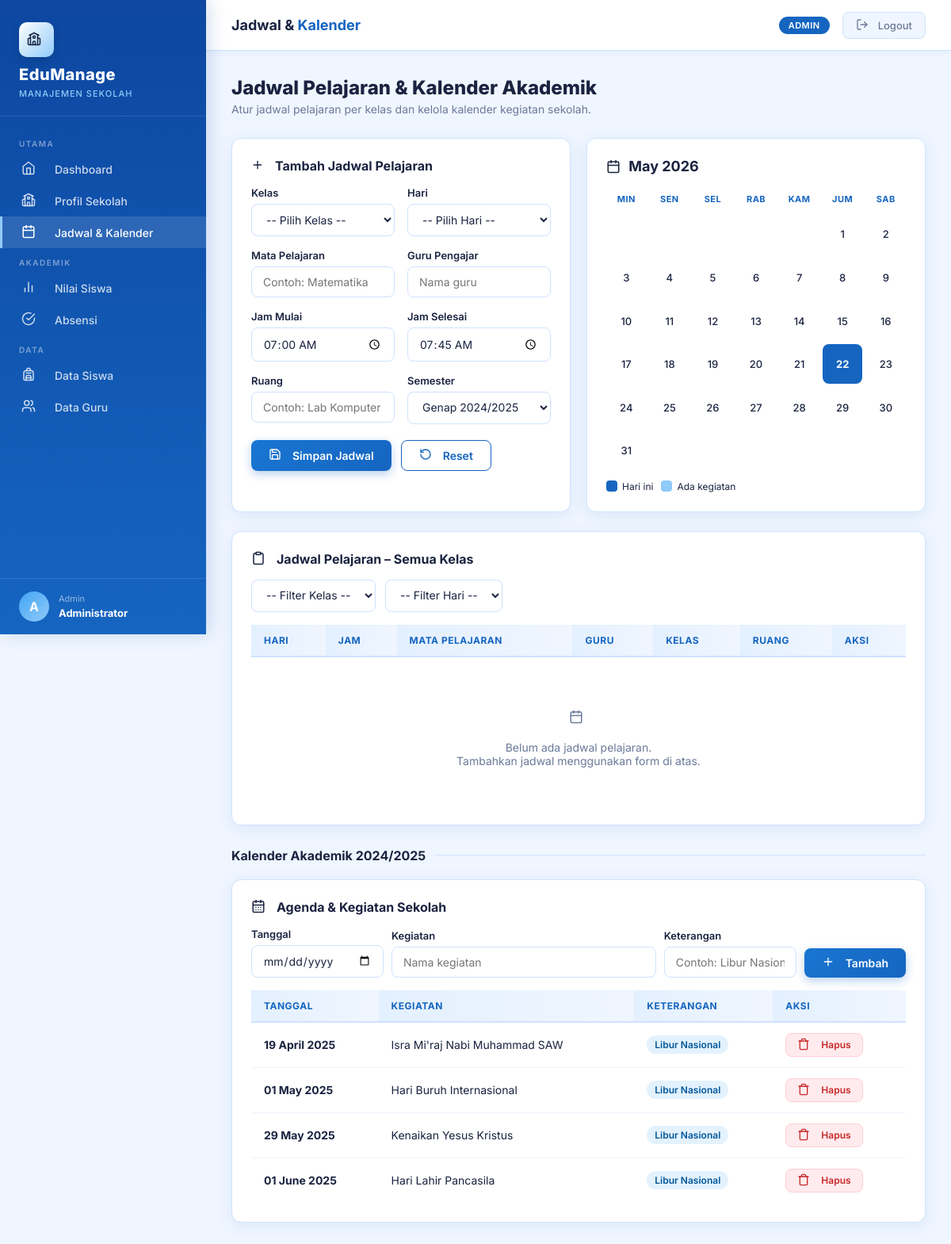
Screenshot of /jadwal.php (signed in) with the database file from the repository.
### tables this page shows
CREATE TABLE `kalender` (
  `id` INT AUTO_INCREMENT PRIMARY KEY,
  `tanggal` DATE NOT NULL,
  `kegiatan` VARCHAR(200) NOT NULL,
  `keterangan` VARCHAR(100),
  `created_at` TIMESTAMP DEFAULT CURRENT_TIMESTAMP
);

### jadwal.php (the view, shortened to what this page needs)
<?php
include 'koneksi.php';
$role      = $_SESSION['role'];
$user_nama = $_SESSION['nama'] ?? 'Pengguna';
$avatar    = strtoupper(substr($user_nama, 0, 1));
$edit_data = null;
$where = [];
$where_sql = $where ? "WHERE " . implode(" AND ", $where) : "";
$jadwal_result = mysqli_query($conn,
    "SELECT * FROM jadwal $where_sql ORDER BY FIELD(hari,'Senin','Selasa','Rabu','Kamis','Jumat'), jam_mulai"
);
$kalender_result = mysqli_query($conn, "SELECT * FROM kalender ORDER BY tanggal ASC");
?>
<!DOCTYPE html>
<html lang="id">
<head>
  <link rel="stylesheet" href="css/style.css">
</head>
<body>
<div class="layout">
  <aside class="sidebar">
    <div class="sidebar-logo">
      <div class="logo-icon"></div>
      <h1>EduManage</h1>
      <span>Manajemen Sekolah</span>
    </div>
    <nav class="sidebar-nav">
      <div class="nav-label">Utama</div>
      <?php if ($role === 'admin'): ?>
      <a href="admin.php" class="nav-item"><svg xmlns="http://www.w3.org/2000/svg" width="18" height="18" viewBox="0 0 24 24" fill="none" stroke="currentColor" stroke-width="2" stroke-linecap="round" stroke-linejoin="round" class="svg-icon"><path d="m3 9 9-7 9 7v11a2 2 0 0 1-2 2H5a2 2 0 0 1-2-2z"/><polyline points="9 22 9 12 15 12 15 22"/></svg> Dashboard</a>
      <a href="profil.php" class="nav-item"> Profil Sekolah</a>
      <?php endif; ?>
      <a href="jadwal.php" class="nav-item active"> Jadwal & Kalender</a>
      <div class="nav-label">Akademik</div>
      <a href="nilai.php" class="nav-item"><svg xmlns="http://www.w3.org/2000/svg" width="18" height="18" viewBox="0 0 24 24" fill="none" stroke="currentColor" stroke-width="2" stroke-linecap="round" stroke-linejoin="round" class="svg-icon"><line x1="18" x2="18" y1="20" y2="10"/><line x1="12" x2="12" y1="20" y2="4"/><line x1="6" x2="6" y1="20" y2="14"/></svg> Nilai Siswa</a>
      <a href="absensi.php" class="nav-item"><svg xmlns="http://www.w3.org/2000/svg" width="18" height="18" viewBox="0 0 24 24" fill="none" stroke="currentColor" stroke-width="2" stroke-linecap="round" stroke-linejoin="round" class="svg-icon"><path d="M22 11.08V12a10 10 0 1 1-5.93-9.14"/><path d="m9 11 3 3L22 4"/></svg> Absensi</a>
      <div class="nav-label">Data</div>
      <a href="data-siswa.php" class="nav-item"> Data Siswa</a>
      <a href="data-guru.php" class="nav-item"> Data Guru</a>
    </nav>
    <div class="sidebar-user">
      <div class="avatar"><?= $avatar ?></div>
      <div class="user-info">
        <small><?= ucfirst($role) ?></small>
        <strong><?= htmlspecialchars($user_nama) ?></strong>
      </div>
    </div>
  </aside>
  <div class="main">
    <header class="topbar">
      <div class="topbar-title">Jadwal & <span>Kalender</span></div>
      <div class="topbar-right">
        <span class="badge"><?= ucfirst($role) ?></span>
        <a href="logout.php" class="btn-logout"> Logout</a>
      </div>
    </header>
    <div class="page-content">
      <div class="page-header">
        <h2>Jadwal Pelajaran & Kalender Akademik</h2>
        <p>Atur jadwal pelajaran per kelas dan kelola kalender kegiatan sekolah.</p>
      </div>
      <?php if ($role === 'admin' || $role === 'guru'): ?>
      <div class="grid-2" style="margin-bottom:24px;">
        <div class="card <?= $edit_data ? 'edit-mode' : '' ?>">
          <div class="card-title">
            <?= $edit_data ? '<svg xmlns="http://www.w3.org/2000/svg" width="16" height="16" viewBox="0 0 24 24" fill="none" stroke="currentColor" stroke-width="2" stroke-linecap="round" stroke-linejoin="round" class="svg-icon"><path d="M17 3a2.85 2.83 0 1 1 4 4L7.5 20.5 2 22l1.5-5.5Z"/><path d="m15 5 4 4"/></svg> Edit Jadwal Pelajaran <span class="edit-badge">Mode Edit</span>' : '<svg xmlns="http://www.w3.org/2000/svg" width="16" height="16" viewBox="0 0 24 24" fill="none" stroke="currentColor" stroke-width="2" stroke-linecap="round" stroke-linejoin="round" class="svg-icon"><line x1="12" x2="12" y1="5" y2="19"/><line x1="5" x2="19" y1="12" y2="12"/></svg> Tambah Jadwal Pelajaran' ?>
          </div>
          <form method="POST" action="jadwal.php">
            <div class="form-grid">
              <div class="form-group">
                <label>Kelas</label>
                <select name="kelas" required>
                  <option value="">-- Pilih Kelas --</option>
                </select>
              </div>
              <div class="form-group">
                <label>Hari</label>
                <select name="hari" required>
                  <option value="">-- Pilih Hari --</option>
                </select>
              </div>
              <div class="form-group">
                <label>Mata Pelajaran</label>
                <input type="text" name="mapel" placeholder="Contoh: Matematika" required
                       value="<?= htmlspecialchars($edit_data['mapel'] ?? '') ?>">
              </div>
              <div class="form-group">
                <label>Guru Pengajar</label>
                <input type="text" name="nama_guru" placeholder="Nama guru"
                       value="<?= htmlspecialchars($edit_data['nama_guru'] ?? '') ?>">
              </div>
              <div class="form-group">
                <label>Jam Mulai</label>
                <input type="time" name="jam_mulai" value="<?= $edit_data['jam_mulai'] ?? '07:00' ?>" required>
              </div>
              <div class="form-group">
                <label>Jam Selesai</label>
                <input type="time" name="jam_selesai" value="<?= $edit_data['jam_selesai'] ?? '07:45' ?>" required>
              </div>
              <div class="form-group">
                <label>Ruang</label>
                <input type="text" name="ruang" placeholder="Contoh: Lab Komputer 1"
                       value="<?= htmlspecialchars($edit_data['ruang'] ?? '') ?>">
              </div>
              <div class="form-group">
                <label>Semester</label>
                <select name="semester">
                  <?php foreach (['Genap 2024/2025','Ganjil 2025/2026'] as $sem): ?>
                    <option <?= ($edit_data && $edit_data['semester'] === $sem) ? 'selected' : '' ?>><?= $sem ?></option>
                  <?php endforeach; ?>
                </select>
              </div>
            </div>
            <div class="form-actions">
              <button type="submit" class="btn btn-primary"> <?= $edit_data ? 'Simpan Perubahan' : 'Simpan Jadwal' ?></button>
              <?php if ($edit_data): ?>
                <a href="jadwal.php" class="btn btn-outline"><svg xmlns="http://www.w3.org/2000/svg" width="16" height="16" viewBox="0 0 24 24" fill="none" stroke="currentColor" stroke-width="2" stroke-linecap="round" stroke-linejoin="round" class="svg-icon"><line x1="18" y1="6" x2="6" y2="18"/><line x1="6" y1="6" x2="18" y2="18"/></svg> Batal Edit</a>
              <?php else: ?>
                <button type="reset" class="btn btn-outline"><svg xmlns="http://www.w3.org/2000/svg" width="16" height="16" viewBox="0 0 24 24" fill="none" stroke="currentColor" stroke-width="2" stroke-linecap="round" stroke-linejoin="round" class="svg-icon"><path d="M3 12a9 9 0 1 0 9-9 9.75 9.75 0 0 0-6.74 2.74L3 8"/><path d="M3 3v5h5"/></svg> Reset</button>
              <?php endif; ?>
            </div>
          </form>
        </div>
        <div class="card">
          <div class="cal-month-nav">
            <h3> <?= date('F Y') ?></h3>
          </div>
          <?php
          $now        = new DateTime();
          $first_day  = new DateTime($now->format('Y-m-01'));
          $days_in_m  = (int) $now->format('t');
          $start_dow  = (int) $first_day->format('w');
          $today_d    = (int) $now->format('j');
          ?>
          <div class="calendar-grid">
            <?php foreach (['Min','Sen','Sel','Rab','Kam','Jum','Sab'] as $dh): ?>
              <div class="cal-day-header"><?= $dh ?></div>
            <?php endforeach; ?>
            <?php for ($i = 0; $i < $start_dow; $i++): ?>
              <div class="cal-day empty"></div>
            <?php endfor; ?>
            <?php for ($d = 1; $d <= $days_in_m; $d++): ?>
              <?php
              $cls = 'cal-day';
              if ($d === $today_d) $cls .= ' today';
              ?>
              <div class="<?= $cls ?>"><?= $d ?></div>
            <?php endfor; ?>
          </div>
          <div style="margin-top:12px;display:flex;gap:10px;flex-wrap:wrap;">
            <div style="display:flex;align-items:center;gap:6px;font-size:12px;"><div style="width:14px;height:14px;border-radius:4px;background:var(--primary);"></div> Hari ini</div>
            <div style="display:flex;align-items:center;gap:6px;font-size:12px;"><div style="width:14px;height:14px;border-radius:4px;background:var(--accent-light);"></div> Ada kegiatan</div>
          </div>
        </div>
      </div>
      <?php endif; ?>
      <div class="card">
        <div class="card-title"> Jadwal Pelajaran – Semua Kelas</div>
        <form method="GET" action="jadwal.php" style="display:flex;gap:12px;margin-bottom:16px;flex-wrap:wrap;">
          <select name="kelas" style="width:auto;" onchange="this.form.submit()">
            <option value="">-- Filter Kelas --</option>
          </select>
          <select name="hari" style="width:auto;" onchange="this.form.submit()">
            <option value="">-- Filter Hari --</option>
          </select>
        </form>
        <div class="table-wrap">
          <table>
            <thead>
              <tr>
                <th>Hari</th>
                <th>Jam</th>
                <th>Mata Pelajaran</th>
                <th>Guru</th>
                <th>Kelas</th>
                <th>Ruang</th>
                <?php if ($role === 'admin' || $role === 'guru'): ?><th>Aksi</th><?php endif; ?>
              </tr>
            </thead>
            <tbody>
              <?php if (mysqli_num_rows($jadwal_result) === 0): ?>
                <tr class="empty-row">
                  <td colspan="<?= ($role === 'admin' || $role === 'guru') ? 7 : 6 ?>">
                    <span class="empty-icon"></span>
                    Belum ada jadwal pelajaran.<br>
                    <?= ($role === 'admin' || $role === 'guru') ? 'Tambahkan jadwal menggunakan form di atas.' : 'Hubungi admin atau guru untuk informasi jadwal.' ?>
                  </td>
                </tr>
              <?php endif; ?>
            </tbody>
          </table>
        </div>
      </div>
      <div class="section-divider" style="margin-top:28px;"><h3>Kalender Akademik 2024/2025</h3></div>
      <div class="card">
        <div class="card-title"> Agenda & Kegiatan Sekolah</div>
        <?php if ($role === 'admin'): ?>
        <form method="POST" action="proses_kalender.php" style="display:flex;gap:10px;flex-wrap:wrap;margin-bottom:16px;align-items:flex-end;">
          <div class="form-group" style="margin:0;flex:1;min-width:140px;">
            <label>Tanggal</label>
            <input type="date" name="tanggal" required>
          </div>
          <div class="form-group" style="margin:0;flex:2;min-width:180px;">
            <label>Kegiatan</label>
            <input type="text" name="kegiatan" placeholder="Nama kegiatan" required>
          </div>
          <div class="form-group" style="margin:0;flex:1;min-width:140px;">
            <label>Keterangan</label>
            <input type="text" name="keterangan" placeholder="Contoh: Libur Nasional">
          </div>
          <button type="submit" class="btn btn-primary"><svg xmlns="http://www.w3.org/2000/svg" width="16" height="16" viewBox="0 0 24 24" fill="none" stroke="currentColor" stroke-width="2" stroke-linecap="round" stroke-linejoin="round" class="svg-icon"><line x1="12" x2="12" y1="5" y2="19"/><line x1="5" x2="19" y1="12" y2="12"/></svg> Tambah</button>
        </form>
        <?php endif; ?>
        <div class="table-wrap">
          <table>
            <thead>
              <tr>
                <th>Tanggal</th>
                <th>Kegiatan</th>
                <th>Keterangan</th>
                <?php if ($role === 'admin'): ?><th>Aksi</th><?php endif; ?>
              </tr>
            </thead>
            <tbody>
              <?php if (mysqli_num_rows($kalender_result) === 0): ?>
                <tr class="empty-row"><td colspan="<?= $role === 'admin' ? 4 : 3 ?>"><span class="empty-icon"><svg xmlns="http://www.w3.org/2000/svg" width="18" height="18" viewBox="0 0 24 24" fill="none" stroke="currentColor" stroke-width="2" stroke-linecap="round" stroke-linejoin="round" class="svg-icon"><rect width="18" height="18" x="3" y="4" rx="2" ry="2"/><line x1="16" x2="16" y1="2" y2="6"/><line x1="8" x2="8" y1="2" y2="6"/><line x1="3" x2="21" y1="10" y2="10"/><path d="M8 14h.01"/><path d="M12 14h.01"/><path d="M16 14h.01"/><path d="M8 18h.01"/><path d="M12 18h.01"/><path d="M16 18h.01"/></svg></span> Belum ada agenda.</td></tr>
              <?php else: ?>
                <?php while ($kal = mysqli_fetch_assoc($kalender_result)): ?>
                <tr>
                  <td><strong><?= date('d F Y', strtotime($kal['tanggal'])) ?></strong></td>
                  <td><?= htmlspecialchars($kal['kegiatan']) ?></td>
                  <td><span class="status status-izin"><?= htmlspecialchars($kal['keterangan']) ?></span></td>
                  <?php if ($role === 'admin'): ?>
                  <td>
                    <a href="proses_kalender.php?hapus=<?= $kal['id'] ?>"
                       onclick="return confirm('Hapus agenda ini?')"
                       class="btn btn-danger btn-sm"><svg xmlns="http://www.w3.org/2000/svg" width="16" height="16" viewBox="0 0 24 24" fill="none" stroke="currentColor" stroke-width="2" stroke-linecap="round" stroke-linejoin="round" class="svg-icon"><path d="M3 6h18"/><path d="M19 6v14c0 1-1 2-2 2H7c-1 0-2-1-2-2V6"/><path d="M8 6V4c0-1 1-2 2-2h4c1 0 2 1 2 2v2"/></svg> Hapus</a>
                  </td>
                  <?php endif; ?>
                </tr>
                <?php endwhile; ?>
              <?php endif; ?>
            </tbody>
          </table>
        </div>
      </div>
    </div>
  </div>
</div>
</body>
</html>

### jadwal.php (style rules this page uses)
.cal-month-nav { display:flex; align-items:center; justify-content:space-between; margin-bottom:16px; }
.cal-month-nav h3 { font-size:18px; font-weight:700; color:var(--text); }

### rows the page displays
kalender: tanggal "19 April 2025", kegiatan "Isra Mi'raj Nabi Muhammad SAW", keterangan "Libur Nasional"
kalender: tanggal "01 May 2025", kegiatan "Hari Buruh Internasional", keterangan "Libur Nasional"
kalender: tanggal "29 May 2025", kegiatan "Kenaikan Yesus Kristus", keterangan "Libur Nasional"
kalender: tanggal "01 June 2025", kegiatan "Hari Lahir Pancasila", keterangan "Libur Nasional"

### other values shown
$avatar "A"
$role "Admin"
$user_nama "Administrator"
$role "ADMIN"
$dh "MIN"
$dh "SEN"
$dh "SEL"
$dh "RAB"
$dh "KAM"
$dh "JUM"
$dh "SAB"
form field semester "Genap 2024/2025"
